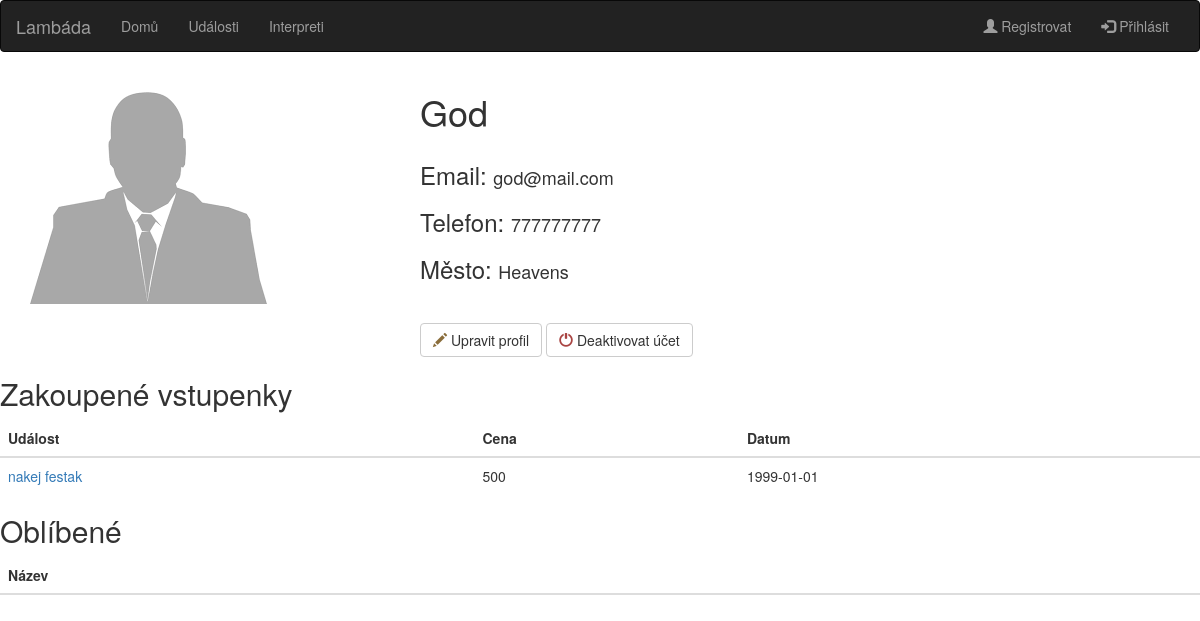
/profil.php?login=Admin, run on an earlier commit of the app's database.
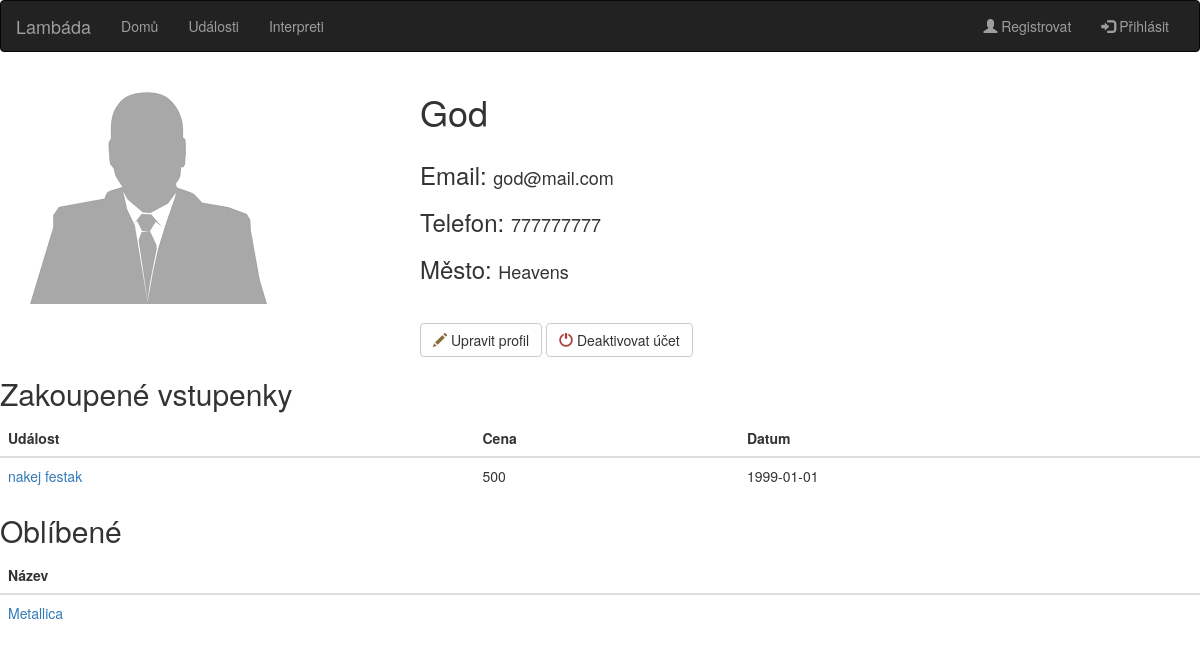
And on a later commit of the database.
### tables this page shows
CREATE TABLE uzivatel (
  login VARCHAR(30) NOT NULL,
  heslo VARCHAR(30) NOT NULL, 
  jmeno VARCHAR(50) NOT NULL,
  mesto VARCHAR(30),
  email VARCHAR(50) NOT NULL,
  tel_cislo VARCHAR(20),
  prava VARCHAR(10) DEFAULT 'user'
);

CREATE TABLE vstupenka (
  cislo_vstup INTEGER NOT NULL AUTO_INCREMENT, 
  cena INTEGER,
  login CHAR(11) NOT NULL, 
  typ VARCHAR(10) NOT NULL,
  udalost VARCHAR(50),
  dat_zac DATE,
  PRIMARY KEY (cislo_vstup)
);

CREATE TABLE oblibenec (
  login CHAR(11),
  interpret VARCHAR(50)
);

### profil.php (the view, shortened to what this page needs)
<!DOCTYPE html>
<html>
	<head>
		<link rel="stylesheet" href="https://maxcdn.bootstrapcdn.com/bootstrap/3.3.7/css/bootstrap.min.css">
		<link rel="stylesheet" href="style.css">
	</head>
	<body>
		<?php include 'database.php'; ?>
		<nav class="navbar navbar-inverse">
			<div class="container-fluid">
				<div class="navbar-header">
					<a class="navbar-brand" href="index.php">Lambáda</a>
				</div>
				<div class="collapse navbar-collapse" id="myNavbar">
					<ul class="nav navbar-nav">
						<li><a href="index.php">Domů</a></li>
						<li><a href="udalosti.php">Události</a></li>
						<li><a href="interpreti.php">Interpreti</a></li>
					</ul>
					<ul class="nav navbar-nav navbar-right <?php if (isset($_SESSION['uzivatel'])) echo hidden?>">
						<li><a href="registration.php"><span class="glyphicon glyphicon-user"></span> Registrovat</a></li>
						<li><a href="#" data-toggle="popover" title="Přihlášení" data-placement="bottom" data-html="true" data-content='<?=$loginForm?>'><span class="glyphicon glyphicon-log-in"></span> Přihlásit</a></li>
					</ul>
				</div>
			</div>
		</nav>
		<?php
			$sql = "SELECT * FROM uzivatel WHERE login = '".$_GET["login"]."'";
			$result = $conn->query($sql);
			$row = $result->fetch_assoc();
			$majitel = $row['login'];
		?>
			<div class='container'>
				<div class='row'>
					<div class='col-12 col-md-4'>
						<br>
						<img src='images/generic.png' class='profile_pic' class='img-responsive'>
						<br>
					</div>
					<div class='col-12 col-md-6'>
						<?php if(!isset($_POST['edit'])){
							echo "<h1>" .$row["jmeno"]. "</h1>";
						}
						?>
						<br>
						<?php if (!isset($_POST['edit'])){
								echo "<h3>Email: </h3><h4>" .$row["email"]. "</h4>";
								echo "<br><br>";
								echo "<h3>Telefon: </h3><h4>" .$row["tel_cislo"]. "</h4>";
								echo "<br><br>";
								echo "<h3>Město: </h3><h4>" .$row["mesto"]. "</h4>";
							}
						?>
						<br><br><br>
						<?php if (!isset($_POST['edit'])) { ?>
						<form action='' method='post'><button type='submit' name='edit' value='true' class='btn btn-default'><span class="glyphicon glyphicon-pencil text-warning"></span> Upravit profil</button>
						<form action='' method='post'><button type='submit' name='remove' value=<?php echo $row["login"];?> class='btn btn-default'><span class='glyphicon glyphicon-off text-danger'></span> Deaktivovat účet</button>
						<? } ?>
					</div>
				</div>
			</div>
		<h2>Zakoupené vstupenky</h2>
		<table class='table table-hover'>
			<thead><tr><th>Událost</th><th>Cena</th><th>Datum</th></tr></thead>
			<?php
				$sql = "SELECT * FROM vstupenka WHERE login='".$majitel."'";
				$result = $conn->query($sql);
				if ($result->num_rows > 0) {
			?>
			<tbody>
				<?while($row = $result->fetch_assoc()) {?>
				<tr>
					<td><a href = "udalost.php?jmeno=<?echo $row['udalost']?>" > <?echo $row["udalost"]?> </a></td>
					<td><?echo $row["cena"]?></td>
					<td><?echo $row["dat_zac"]?></td>
				</tr>
				<?}?>
				<?}?>
			</tbody>
		</table>
		<h2>Oblíbené</h2>
		<table class='table table-hover'>
			<thead><tr><th>Název</th></tr></thead>
			<?php
				$sql = "SELECT * FROM oblibenec WHERE login='".$majitel."'";
				$result = $conn->query($sql);
				if ($result->num_rows > 0) {
			?>
			<tbody>
				<?while($row = $result->fetch_assoc()) {?>
				<tr>
					<td><a href = "kapela.php?jmeno=<?echo $row['interpret']?>" > <?echo $row["interpret"]?> </a></td>
				</tr>
				<?}?>
				<?}?>
			</tbody>
		</table>
	</body>
</html>

### database.php (shortened to what this page needs)
<html>
	<head>
	</head>
	<body>
		<?php
			$loginFail = "false";
			if ($loginFail == "true"){
				$loginForm = '<div class="container">
							<form action='.$_SERVER["PHP_SELF"].' class="form-horizontal" method="post">
								<div class="form-group row">
									<label class="col-sm-2" for="username">Login:</label>
								</div>
								<div class="form-group row">
									<div class="col-sm-2">
										<input type="text" class="form-control" id="login" name="login" required>
									</div>
								</div>
								<div class="form-group row">
									<label class="col-sm-2" for="pwd">Heslo:</label>
								</div>
								<div class="form-group row">
									<div class="col-sm-2">
										<input type="password" class="form-control" id="pwdlogin" name="pwdlogin" required>
									</div>
								</div>
								<div class="form-grouop row">
									<div class="col-sm-10">
										<label class="text-danger" id="loginLabel">Špatné přihlašovací údaje!</label>
									</div>
								</div>
								<div class="form-group row">
									<div class="col-sm-10">
										<button type="submit" class="btn btn-default" name="loginBtn">Přihlásit</button>
									</div>
								</div>
							</form>
						</div>';
			} else {
				$loginForm = '<div class="container">
							<form action='.$_SERVER["PHP_SELF"].' class="form-horizontal" method="post">
								<div class="form-group row">
									<label class="col-sm-2" for="username">Login:</label>
								</div>
								<div class="form-group row">
									<div class="col-sm-2">
										<input type="text" class="form-control" id="login" name="login" required>
									</div>
								</div>
								<div class="form-group row">
									<label class="col-sm-2" for="pwd">Heslo:</label>
								</div>
								<div class="form-group row">
									<div class="col-sm-2">
										<input type="password" class="form-control" id="pwdlogin" name="pwdlogin" required>
									</div>
								</div>
								<div class="form-group row">
									<div class="col-sm-10">
										<button type="submit" class="btn btn-default" name="loginBtn">Přihlásit</button>
									</div>
								</div>
							</form>
						</div>';
			}
		?>
	</body>
</html>

### style.css (style rules this page uses)
.profile_pic { max-height: 250px; }
h3, h4 { display:inline; }

What changed in the data, as far as the page shows it:
added oblibenec: interpret "Metallica"
